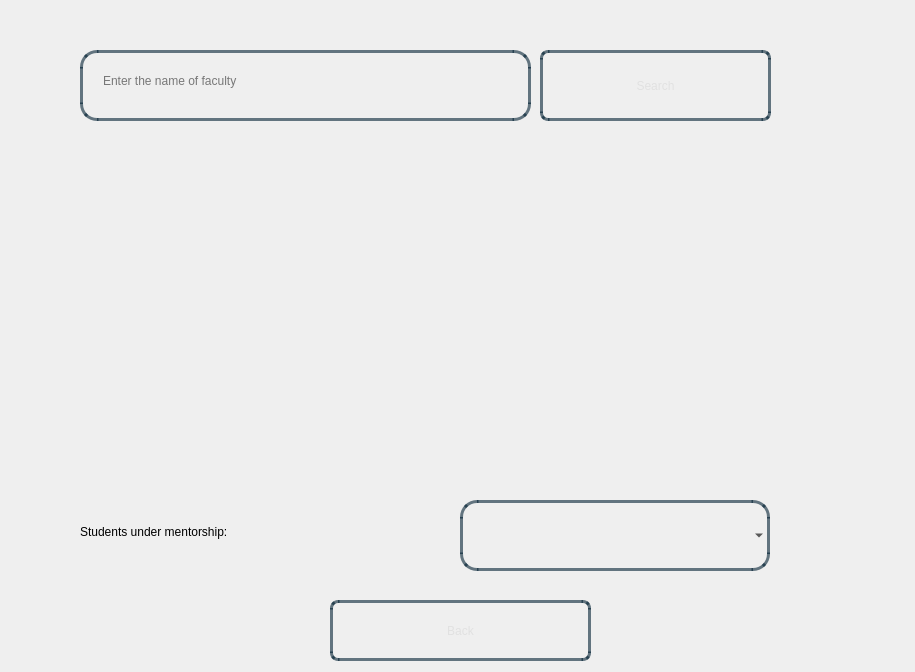
<?xml version="1.0" encoding="UTF-8"?>
<ui version="4.0">
 <class>Dialog</class>
 <widget class="QDialog" name="Dialog">
  <property name="geometry">
   <rect>
    <x>0</x>
    <y>0</y>
    <width>915</width>
    <height>672</height>
   </rect>
  </property>
  <property name="windowTitle">
   <string>Dialog</string>
  </property>
  <widget class="QWidget" name="bgwidget" native="true">
   <property name="geometry">
    <rect>
     <x>0</x>
     <y>0</y>
     <width>911</width>
     <height>671</height>
    </rect>
   </property>
   <property name="styleSheet">
    <string notr="true">QWidget#bgwidget{
background-color:qlineargradient(x1: 1, y1: 1, x2:1, y2: 0.2, stop: 0 rgba(0, 52, 89,140),
stop: 1 rgba(0, 168, 232,190))
}

</string>
   </property>
   <widget class="QPushButton" name="searchBtn">
    <property name="geometry">
     <rect>
      <x>540</x>
      <y>50</y>
      <width>231</width>
      <height>71</height>
     </rect>
    </property>
    <property name="styleSheet">
     <string notr="true">QPushButton{
border-radius:8px;
border:3px solid rgba(0,30,50,150);
color:rgba(225,225,225,255);
background-color:rgba(0,0,0,0);
font: 22pt &quot;Sans Serif Collection&quot;;
}
.QPushButton:hover
{
   background-color:white;
	color: rgba(0,30,50,150);
}

</string>
    </property>
    <property name="text">
     <string>Search</string>
    </property>
   </widget>
   <widget class="QLineEdit" name="searchName">
    <property name="geometry">
     <rect>
      <x>80</x>
      <y>50</y>
      <width>451</width>
      <height>71</height>
     </rect>
    </property>
    <property name="styleSheet">
     <string notr="true">.QLineEdit{
border-radius:17px;
background-color:rgba(0,0,0,0);
border:3px solid rgba(0,30,50,150);
font: 18pt &quot;Sans Serif Collection&quot;;
padding:18px;
padding-top:8px;
}

.QLineEdit:focus{
	background-color:rgba(255,255,255,255);

}
</string>
    </property>
    <property name="text">
     <string/>
    </property>
    <property name="placeholderText">
     <string>Enter the name of faculty</string>
    </property>
    <property name="clearButtonEnabled">
     <bool>true</bool>
    </property>
   </widget>
   <widget class="QLabel" name="facultyName">
    <property name="geometry">
     <rect>
      <x>20</x>
      <y>215</y>
      <width>411</width>
      <height>61</height>
     </rect>
    </property>
    <property name="styleSheet">
     <string notr="true">font: 18pt &quot;Sans Serif Collection&quot;;</string>
    </property>
    <property name="text">
     <string/>
    </property>
   </widget>
   <widget class="QLabel" name="facultyMail">
    <property name="geometry">
     <rect>
      <x>20</x>
      <y>298</y>
      <width>391</width>
      <height>61</height>
     </rect>
    </property>
    <property name="styleSheet">
     <string notr="true">font: 18pt &quot;Sans Serif Collection&quot;;</string>
    </property>
    <property name="text">
     <string/>
    </property>
   </widget>
   <widget class="QLabel" name="error">
    <property name="geometry">
     <rect>
      <x>320</x>
      <y>280</y>
      <width>261</width>
      <height>61</height>
     </rect>
    </property>
    <property name="styleSheet">
     <string notr="true">font: 20pt &quot;Sans Serif Collection&quot;;
color: rgb(255, 0, 0);</string>
    </property>
    <property name="text">
     <string/>
    </property>
   </widget>
   <widget class="QLabel" name="primarySub">
    <property name="geometry">
     <rect>
      <x>480</x>
      <y>215</y>
      <width>381</width>
      <height>61</height>
     </rect>
    </property>
    <property name="styleSheet">
     <string notr="true">font: 18pt &quot;Sans Serif Collection&quot;;</string>
    </property>
    <property name="text">
     <string/>
    </property>
   </widget>
   <widget class="QLabel" name="secondarySub">
    <property name="geometry">
     <rect>
      <x>480</x>
      <y>298</y>
      <width>381</width>
      <height>61</height>
     </rect>
    </property>
    <property name="styleSheet">
     <string notr="true">font: 18pt &quot;Sans Serif Collection&quot;;</string>
    </property>
    <property name="text">
     <string/>
    </property>
   </widget>
   <widget class="QPushButton" name="backBtn">
    <property name="geometry">
     <rect>
      <x>330</x>
      <y>600</y>
      <width>261</width>
      <height>61</height>
     </rect>
    </property>
    <property name="styleSheet">
     <string notr="true">QPushButton{
border-radius:8px;
border:3px solid rgba(0,30,50,150);
color:rgba(225,225,225,255);
background-color:rgba(0,0,0,0);
font: 22pt &quot;Sans Serif Collection&quot;;
}
.QPushButton:hover
{
   background-color:white;
	color: rgba(0,30,50,150);
}

</string>
    </property>
    <property name="text">
     <string>Back</string>
    </property>
   </widget>
   <widget class="QLabel" name="facultyNumber">
    <property name="geometry">
     <rect>
      <x>300</x>
      <y>400</y>
      <width>301</width>
      <height>61</height>
     </rect>
    </property>
    <property name="styleSheet">
     <string notr="true">font: 18pt &quot;Sans Serif Collection&quot;;</string>
    </property>
    <property name="text">
     <string/>
    </property>
   </widget>
   <widget class="QLabel" name="text">
    <property name="geometry">
     <rect>
      <x>80</x>
      <y>501</y>
      <width>381</width>
      <height>61</height>
     </rect>
    </property>
    <property name="styleSheet">
     <string notr="true">font: 18pt &quot;Sans Serif Collection&quot;;</string>
    </property>
    <property name="text">
     <string>Students under mentorship: </string>
    </property>
   </widget>
   <widget class="QComboBox" name="students">
    <property name="geometry">
     <rect>
      <x>460</x>
      <y>500</y>
      <width>310</width>
      <height>71</height>
     </rect>
    </property>
    <property name="styleSheet">
     <string notr="true">	.QComboBox{
border-radius:17px;
background-color:rgba(0,0,0,0);
border:3px solid rgba(0,30,50,150);
font: 18pt &quot;Sans Serif Collection&quot;;
	padding:18px;
	padding-top:12px;
}

.QComboBox:focus{
color:rgba(0,30,50,150);
}
</string>
    </property>
   </widget>
  </widget>
 </widget>
 <resources/>
 <connections/>
</ui>
